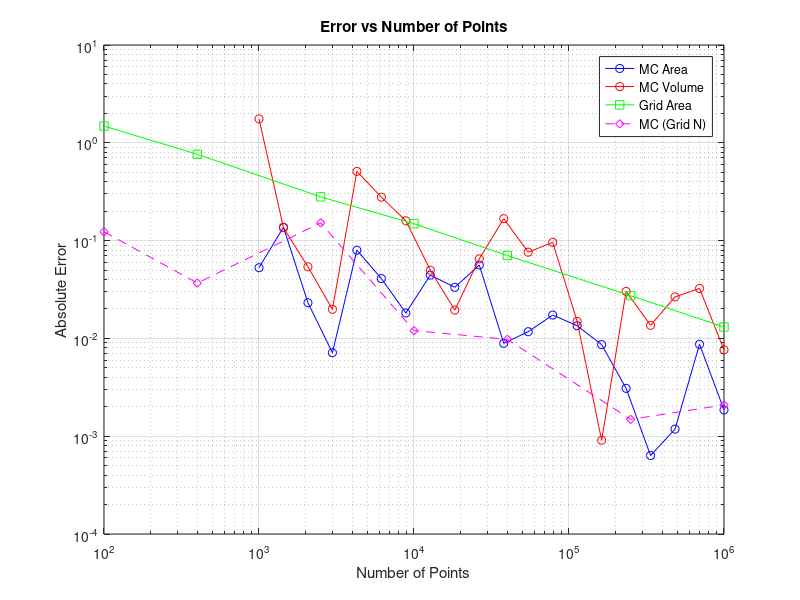
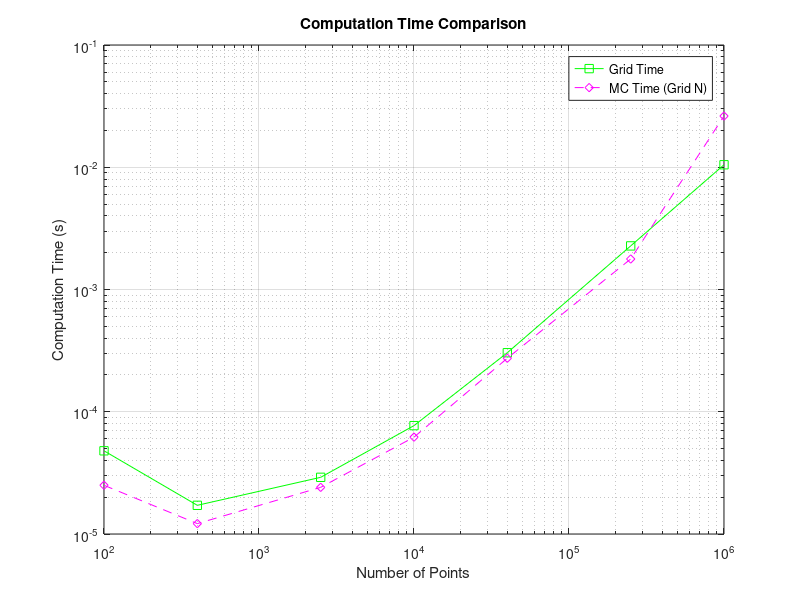

Write MATLAB code to recreate these figures, in order.
% Parameters for the ellipse and ellipsoid
a = 2;          % Semi-axis along x
b = 1;          % Semi-axis along y
c = 3;          % Semi-axis along z (for ellipsoid)
exact_area = pi * a * b;
exact_vol = (4/3) * pi * a * b * c;

% Monte Carlo parameters
N_values = round(logspace(3, 6, 20));  % N from 1e3 to 1e6
error_area_mc = zeros(size(N_values));
error_vol_mc = zeros(size(N_values));
time_mc_area = zeros(size(N_values));
time_mc_vol = zeros(size(N_values));

% Monte Carlo integration for ellipse area
for i = 1:length(N_values)
    N = N_values(i);
    x = -a + 2*a*rand(N, 1);
    y = -b + 2*b*rand(N, 1);
    tic;
    inside = (x.^2 / a^2 + y.^2 / b^2) <= 1;
    area_est = 4*a*b * sum(inside) / N;
    error_area_mc(i) = abs(area_est - exact_area);
    time_mc_area(i) = toc;
end

% Monte Carlo integration for ellipsoid volume
for i = 1:length(N_values)
    N = N_values(i);
    x = -a + 2*a*rand(N, 1);
    y = -b + 2*b*rand(N, 1);
    z = -c + 2*c*rand(N, 1);
    tic;
    inside = (x.^2 / a^2 + y.^2 / b^2 + z.^2 / c^2) <= 1;
    vol_est = 8*a*b*c * sum(inside) / N;
    error_vol_mc(i) = abs(vol_est - exact_vol);
    time_mc_vol(i) = toc;
end

% Uniform grid method for ellipse (comparison)
n_values = [10, 20, 50, 100, 200, 500, 1000];  % Grid points per axis
N_grid = n_values.^2;
error_area_grid = zeros(size(n_values));
time_grid = zeros(size(n_values));

for i = 1:length(n_values)
    n = n_values(i);
    x = linspace(-a, a, n);
    y = linspace(-b, b, n);
    [X, Y] = meshgrid(x, y);
    tic;
    inside = (X.^2 / a^2 + Y.^2 / b^2) <= 1;
    area_est_grid = 4*a*b * sum(inside(:)) / n^2;
    error_area_grid(i) = abs(area_est_grid - exact_area);
    time_grid(i) = toc;
end

% MC for grid-comparable N values
error_mc_gridN = zeros(size(N_grid));
time_mc_gridN = zeros(size(N_grid));
for i = 1:length(N_grid)
    N = N_grid(i);
    x = -a + 2*a*rand(N, 1);
    y = -b + 2*b*rand(N, 1);
    tic;
    inside = (x.^2 / a^2 + y.^2 / b^2) <= 1;
    area_est = 4*a*b * sum(inside) / N;
    error_mc_gridN(i) = abs(area_est - exact_area);
    time_mc_gridN(i) = toc;
end

% Plotting results
figure;
loglog(N_values, error_area_mc, 'b-o', 'DisplayName', 'MC Area');
hold on;
loglog(N_values, error_vol_mc, 'r-o', 'DisplayName', 'MC Volume');
loglog(N_grid, error_area_grid, 'g-s', 'DisplayName', 'Grid Area');
loglog(N_grid, error_mc_gridN, 'm--d', 'DisplayName', 'MC (Grid N)');
xlabel('Number of Points');
ylabel('Absolute Error');
legend('Location', 'northeast');
title('Error vs Number of Points');
grid on;

figure;
loglog(N_grid, time_grid, 'g-s', 'DisplayName', 'Grid Time');
hold on;
loglog(N_grid, time_mc_gridN, 'm--d', 'DisplayName', 'MC Time (Grid N)');
xlabel('Number of Points');
ylabel('Computation Time (s)');
legend('Location', 'northeast');
title('Computation Time Comparison');
grid on;